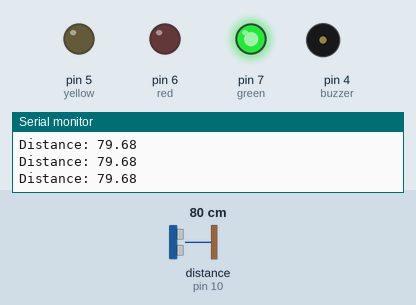
A program run on a simulated Arduino Uno, built with avr-gcc and run on an emulated ATmega328P. On the bench: output pins drawn as LEDs (lit = HIGH), buzzer (waves = sounding, pin HIGH), the last lines printed to the serial monitor. Wiring (inferred from the names in the program): ultrasonic range finder: trigger pin 9; echo pin 10. The inputs (shaded band) are chosen by the test bench; at power-on: distance to the obstacle (sensor on pin 10) 80 cm. The echo pulse lasts 58.3 µs per cm; pins used as bus, display or sensor lines are not drawn.

Above: at 1.2 s.
1.3 s: distance to the obstacle (sensor on pin 10) set to 34 cm
2.8 s: distance to the obstacle (sensor on pin 10) set to 27 cm
At 4.1 s:
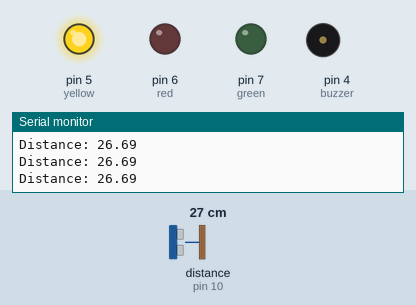
4.4 s: distance to the obstacle (sensor on pin 10) set to 23 cm
5.9 s: distance to the obstacle (sensor on pin 10) set to 18 cm
At 7.1 s:
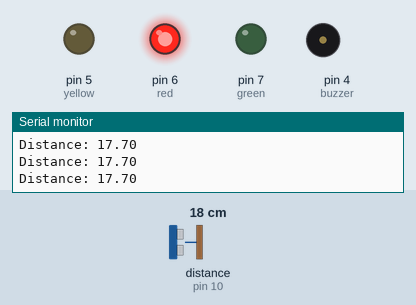
7.5 s: distance to the obstacle (sensor on pin 10) set to 2 cm
At 8.1 s:
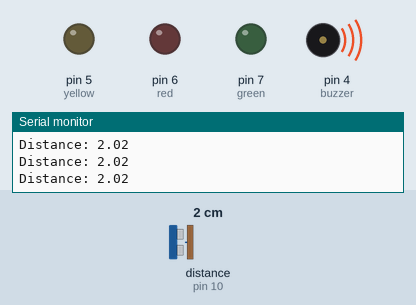
9.1 s: distance to the obstacle (sensor on pin 10) set to 35 cm
At 10.1 s:
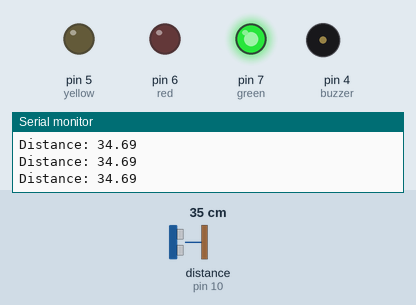
Timing chart, 0 to 11.7 s (numbered marks = the images above; inputs shaded):
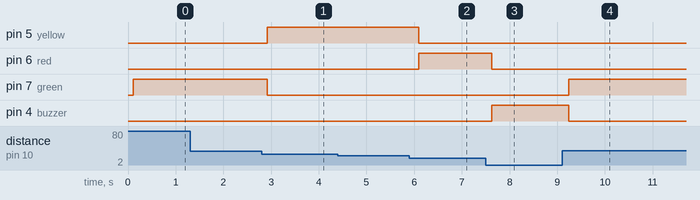

The program:

main.cpp
```cpp
#include <Arduino.h>
const int trigPin = 9;
const int echoPin = 10;
int buzzer=4;
int yellow=5;
int red=6;
int green=7;
float duration, distance;
void setup() {
  pinMode(trigPin, OUTPUT);
  pinMode(echoPin, INPUT);
  pinMode(buzzer,OUTPUT);
  pinMode(yellow, OUTPUT);
  pinMode(red, OUTPUT);
  pinMode(green, OUTPUT);
  Serial.begin(9600);
}
void loop()
{
  digitalWrite(trigPin, LOW);
  delayMicroseconds(2);
  digitalWrite(trigPin, HIGH);
  delayMicroseconds(10);
  digitalWrite(trigPin, LOW);
  duration = pulseIn(echoPin, HIGH);
  distance = (duration*.0343)/2;
  Serial.print("Distance: ");
  Serial.println(distance);
  delay(100);
  if ((distance<=1000)&&(distance>30))
  {
    digitalWrite(buzzer, LOW);
    digitalWrite(yellow, LOW);
    digitalWrite(red, LOW);
    digitalWrite(green, HIGH);
  }
  else if ((distance<=30)&&(distance>20))
  {
    digitalWrite(buzzer, LOW);
    digitalWrite(yellow, HIGH);
    digitalWrite(red, LOW);
    digitalWrite(green, LOW);
  }
  else if ((distance<=20)&&(distance>10))
  {
    digitalWrite(buzzer, LOW);
    digitalWrite(yellow, LOW);
    digitalWrite(red, HIGH);
    digitalWrite(green, LOW);
  }
  else if (distance<=10)
  {
    digitalWrite(buzzer, HIGH);
    digitalWrite(yellow, LOW);
    digitalWrite(red, LOW);
    digitalWrite(green, LOW);
  }
  else
  {
    digitalWrite(buzzer, LOW);
    digitalWrite(yellow, LOW);
    digitalWrite(red, LOW);
    digitalWrite(green, LOW);
  }
}
```

Measured:
- the behaviour switches between 31 and 30 cm on distance to the obstacle (sensor on pin 10) (found by bisection; images 0 and 1)
- the behaviour switches between 21 and 20 cm on distance to the obstacle (sensor on pin 10) (found by bisection; images 1 and 2)
- after the input at 2.8 s, pin 5 (yellow): LOW → HIGH after 0.12 s; pin 7 (green): HIGH → LOW after 0.12 s
- after the input at 5.9 s, pin 5 (yellow): HIGH → LOW after 0.20 s; pin 6 (red): LOW → HIGH after 0.20 s
- after the input at 7.5 s, pin 6 (red): HIGH → LOW after 0.13 s; pin 4 (buzzer): LOW → HIGH after 0.13 s
- after the input at 9.1 s, pin 7 (green): LOW → HIGH after 0.15 s; pin 4 (buzzer): HIGH → LOW after 0.15 s
